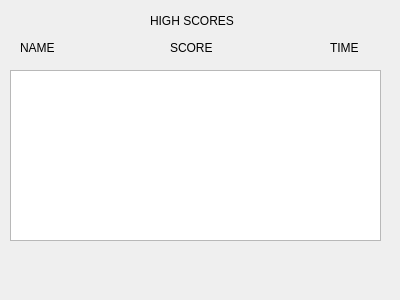
<?xml version="1.0" encoding="UTF-8"?>
<ui version="4.0">
 <class>Dialog6</class>
 <widget class="QDialog" name="Dialog6">
  <property name="geometry">
   <rect>
    <x>0</x>
    <y>0</y>
    <width>400</width>
    <height>300</height>
   </rect>
  </property>
  <property name="windowTitle">
   <string>Dialog</string>
  </property>
  <widget class="QTextBrowser" name="textBrowser">
   <property name="geometry">
    <rect>
     <x>10</x>
     <y>70</y>
     <width>371</width>
     <height>171</height>
    </rect>
   </property>
  </widget>
  <widget class="QLabel" name="label">
   <property name="geometry">
    <rect>
     <x>150</x>
     <y>0</y>
     <width>161</width>
     <height>41</height>
    </rect>
   </property>
   <property name="text">
    <string>HIGH SCORES</string>
   </property>
  </widget>
  <widget class="QLabel" name="label_2">
   <property name="geometry">
    <rect>
     <x>20</x>
     <y>40</y>
     <width>57</width>
     <height>15</height>
    </rect>
   </property>
   <property name="text">
    <string>NAME</string>
   </property>
  </widget>
  <widget class="QLabel" name="label_3">
   <property name="geometry">
    <rect>
     <x>170</x>
     <y>40</y>
     <width>57</width>
     <height>15</height>
    </rect>
   </property>
   <property name="text">
    <string>SCORE</string>
   </property>
  </widget>
  <widget class="QLabel" name="label_4">
   <property name="geometry">
    <rect>
     <x>330</x>
     <y>40</y>
     <width>57</width>
     <height>15</height>
    </rect>
   </property>
   <property name="text">
    <string>TIME</string>
   </property>
  </widget>
 </widget>
 <resources/>
 <connections/>
</ui>
